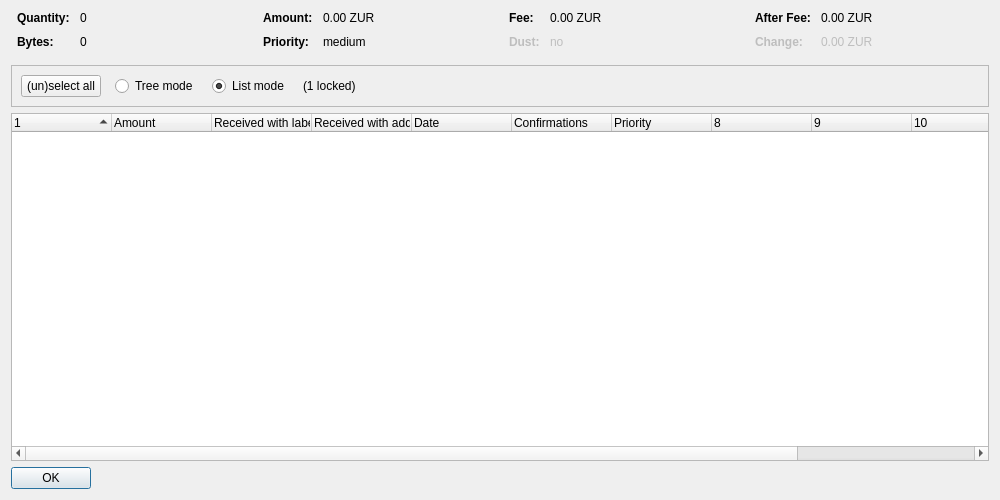
<?xml version="1.0" encoding="UTF-8"?>
<ui version="4.0">
 <class>CoinControlDialog</class>
 <widget class="QDialog" name="CoinControlDialog">
  <property name="geometry">
   <rect>
    <x>0</x>
    <y>0</y>
    <width>1000</width>
    <height>500</height>
   </rect>
  </property>
  <property name="windowTitle">
   <string>Coin Selection</string>
  </property>
  <layout class="QVBoxLayout" name="verticalLayout">
   <item>
    <layout class="QHBoxLayout" name="horizontalLayoutTop" stretch="0,0,0,0">
     <property name="topMargin">
      <number>0</number>
     </property>
     <property name="bottomMargin">
      <number>10</number>
     </property>
     <item>
      <layout class="QFormLayout" name="formLayoutCoinControl1">
       <property name="horizontalSpacing">
        <number>10</number>
       </property>
       <property name="verticalSpacing">
        <number>10</number>
       </property>
       <property name="leftMargin">
        <number>6</number>
       </property>
       <property name="rightMargin">
        <number>6</number>
       </property>
       <item row="0" column="0">
        <widget class="QLabel" name="labelCoinControlQuantityText">
         <property name="font">
          <font>
           <weight>75</weight>
           <bold>true</bold>
          </font>
         </property>
         <property name="text">
          <string>Quantity:</string>
         </property>
        </widget>
       </item>
       <item row="0" column="1">
        <widget class="QLabel" name="labelCoinControlQuantity">
         <property name="cursor">
          <cursorShape>IBeamCursor</cursorShape>
         </property>
         <property name="contextMenuPolicy">
          <enum>Qt::ActionsContextMenu</enum>
         </property>
         <property name="text">
          <string notr="true">0</string>
         </property>
         <property name="textInteractionFlags">
          <set>Qt::LinksAccessibleByMouse|Qt::TextSelectableByKeyboard|Qt::TextSelectableByMouse</set>
         </property>
        </widget>
       </item>
       <item row="1" column="0">
        <widget class="QLabel" name="labelCoinControlBytesText">
         <property name="font">
          <font>
           <weight>75</weight>
           <bold>true</bold>
          </font>
         </property>
         <property name="text">
          <string>Bytes:</string>
         </property>
        </widget>
       </item>
       <item row="1" column="1">
        <widget class="QLabel" name="labelCoinControlBytes">
         <property name="cursor">
          <cursorShape>IBeamCursor</cursorShape>
         </property>
         <property name="contextMenuPolicy">
          <enum>Qt::ActionsContextMenu</enum>
         </property>
         <property name="text">
          <string notr="true">0</string>
         </property>
         <property name="textInteractionFlags">
          <set>Qt::LinksAccessibleByMouse|Qt::TextSelectableByKeyboard|Qt::TextSelectableByMouse</set>
         </property>
        </widget>
       </item>
      </layout>
     </item>
     <item>
      <layout class="QFormLayout" name="formLayoutCoinControl2">
       <property name="horizontalSpacing">
        <number>10</number>
       </property>
       <property name="verticalSpacing">
        <number>10</number>
       </property>
       <property name="leftMargin">
        <number>6</number>
       </property>
       <property name="rightMargin">
        <number>6</number>
       </property>
       <item row="0" column="0">
        <widget class="QLabel" name="labelCoinControlAmountText">
         <property name="font">
          <font>
           <weight>75</weight>
           <bold>true</bold>
          </font>
         </property>
         <property name="text">
          <string>Amount:</string>
         </property>
        </widget>
       </item>
       <item row="0" column="1">
        <widget class="QLabel" name="labelCoinControlAmount">
         <property name="cursor">
          <cursorShape>IBeamCursor</cursorShape>
         </property>
         <property name="contextMenuPolicy">
          <enum>Qt::ActionsContextMenu</enum>
         </property>
         <property name="text">
          <string notr="true">0.00 ZUR</string>
         </property>
         <property name="textInteractionFlags">
          <set>Qt::LinksAccessibleByMouse|Qt::TextSelectableByKeyboard|Qt::TextSelectableByMouse</set>
         </property>
        </widget>
       </item>
       <item row="1" column="0">
        <widget class="QLabel" name="labelCoinControlPriorityText">
         <property name="font">
          <font>
           <weight>75</weight>
           <bold>true</bold>
          </font>
         </property>
         <property name="text">
          <string>Priority:</string>
         </property>
        </widget>
       </item>
       <item row="1" column="1">
        <widget class="QLabel" name="labelCoinControlPriority">
         <property name="cursor">
          <cursorShape>IBeamCursor</cursorShape>
         </property>
         <property name="contextMenuPolicy">
          <enum>Qt::ActionsContextMenu</enum>
         </property>
         <property name="text">
          <string notr="true">medium</string>
         </property>
         <property name="textInteractionFlags">
          <set>Qt::LinksAccessibleByMouse|Qt::TextSelectableByKeyboard|Qt::TextSelectableByMouse</set>
         </property>
        </widget>
       </item>
      </layout>
     </item>
     <item>
      <layout class="QFormLayout" name="formLayoutCoinControl3">
       <property name="horizontalSpacing">
        <number>10</number>
       </property>
       <property name="verticalSpacing">
        <number>10</number>
       </property>
       <property name="leftMargin">
        <number>6</number>
       </property>
       <property name="rightMargin">
        <number>6</number>
       </property>
       <item row="0" column="0">
        <widget class="QLabel" name="labelCoinControlFeeText">
         <property name="font">
          <font>
           <weight>75</weight>
           <bold>true</bold>
          </font>
         </property>
         <property name="text">
          <string>Fee:</string>
         </property>
        </widget>
       </item>
       <item row="0" column="1">
        <widget class="QLabel" name="labelCoinControlFee">
         <property name="cursor">
          <cursorShape>IBeamCursor</cursorShape>
         </property>
         <property name="contextMenuPolicy">
          <enum>Qt::ActionsContextMenu</enum>
         </property>
         <property name="text">
          <string notr="true">0.00 ZUR</string>
         </property>
         <property name="textInteractionFlags">
          <set>Qt::LinksAccessibleByMouse|Qt::TextSelectableByKeyboard|Qt::TextSelectableByMouse</set>
         </property>
        </widget>
       </item>
       <item row="1" column="0">
        <widget class="QLabel" name="labelCoinControlLowOutputText">
         <property name="enabled">
          <bool>false</bool>
         </property>
         <property name="font">
          <font>
           <weight>75</weight>
           <bold>true</bold>
          </font>
         </property>
         <property name="text">
          <string>Dust:</string>
         </property>
        </widget>
       </item>
       <item row="1" column="1">
        <widget class="QLabel" name="labelCoinControlLowOutput">
         <property name="enabled">
          <bool>false</bool>
         </property>
         <property name="cursor">
          <cursorShape>IBeamCursor</cursorShape>
         </property>
         <property name="contextMenuPolicy">
          <enum>Qt::ActionsContextMenu</enum>
         </property>
         <property name="text">
          <string notr="true">no</string>
         </property>
         <property name="textInteractionFlags">
          <set>Qt::LinksAccessibleByMouse|Qt::TextSelectableByKeyboard|Qt::TextSelectableByMouse</set>
         </property>
        </widget>
       </item>
      </layout>
     </item>
     <item>
      <layout class="QFormLayout" name="formLayoutCoinControl4">
       <property name="horizontalSpacing">
        <number>10</number>
       </property>
       <property name="verticalSpacing">
        <number>10</number>
       </property>
       <property name="leftMargin">
        <number>6</number>
       </property>
       <property name="rightMargin">
        <number>6</number>
       </property>
       <item row="0" column="0">
        <widget class="QLabel" name="labelCoinControlAfterFeeText">
         <property name="font">
          <font>
           <weight>75</weight>
           <bold>true</bold>
          </font>
         </property>
         <property name="text">
          <string>After Fee:</string>
         </property>
        </widget>
       </item>
       <item row="0" column="1">
        <widget class="QLabel" name="labelCoinControlAfterFee">
         <property name="cursor">
          <cursorShape>IBeamCursor</cursorShape>
         </property>
         <property name="contextMenuPolicy">
          <enum>Qt::ActionsContextMenu</enum>
         </property>
         <property name="text">
          <string notr="true">0.00 ZUR</string>
         </property>
         <property name="textInteractionFlags">
          <set>Qt::LinksAccessibleByMouse|Qt::TextSelectableByKeyboard|Qt::TextSelectableByMouse</set>
         </property>
        </widget>
       </item>
       <item row="1" column="0">
        <widget class="QLabel" name="labelCoinControlChangeText">
         <property name="enabled">
          <bool>false</bool>
         </property>
         <property name="font">
          <font>
           <weight>75</weight>
           <bold>true</bold>
          </font>
         </property>
         <property name="text">
          <string>Change:</string>
         </property>
        </widget>
       </item>
       <item row="1" column="1">
        <widget class="QLabel" name="labelCoinControlChange">
         <property name="enabled">
          <bool>false</bool>
         </property>
         <property name="cursor">
          <cursorShape>IBeamCursor</cursorShape>
         </property>
         <property name="contextMenuPolicy">
          <enum>Qt::ActionsContextMenu</enum>
         </property>
         <property name="text">
          <string notr="true">0.00 ZUR</string>
         </property>
         <property name="textInteractionFlags">
          <set>Qt::LinksAccessibleByMouse|Qt::TextSelectableByKeyboard|Qt::TextSelectableByMouse</set>
         </property>
        </widget>
       </item>
      </layout>
     </item>
    </layout>
   </item>
   <item>
    <widget class="QFrame" name="frame">
     <property name="minimumSize">
      <size>
       <width>0</width>
       <height>40</height>
      </size>
     </property>
     <property name="frameShape">
      <enum>QFrame::StyledPanel</enum>
     </property>
     <property name="frameShadow">
      <enum>QFrame::Sunken</enum>
     </property>
     <layout class="QHBoxLayout" name="horizontalLayout">
      <item>
       <layout class="QHBoxLayout" name="horizontalLayoutPanel" stretch="0,0,0,0,0">
        <property name="spacing">
         <number>14</number>
        </property>
        <item>
         <widget class="QPushButton" name="pushButtonSelectAll">
          <property name="sizePolicy">
           <sizepolicy hsizetype="Maximum" vsizetype="Fixed">
            <horstretch>0</horstretch>
            <verstretch>0</verstretch>
           </sizepolicy>
          </property>
          <property name="text">
           <string>(un)select all</string>
          </property>
          <property name="autoDefault">
           <bool>false</bool>
          </property>
         </widget>
        </item>
        <item>
         <widget class="QRadioButton" name="radioTreeMode">
          <property name="sizePolicy">
           <sizepolicy hsizetype="Maximum" vsizetype="Fixed">
            <horstretch>0</horstretch>
            <verstretch>0</verstretch>
           </sizepolicy>
          </property>
          <property name="text">
           <string>Tree mode</string>
          </property>
         </widget>
        </item>
        <item>
         <widget class="QRadioButton" name="radioListMode">
          <property name="sizePolicy">
           <sizepolicy hsizetype="Maximum" vsizetype="Fixed">
            <horstretch>0</horstretch>
            <verstretch>0</verstretch>
           </sizepolicy>
          </property>
          <property name="text">
           <string>List mode</string>
          </property>
          <property name="checked">
           <bool>true</bool>
          </property>
         </widget>
        </item>
        <item>
         <widget class="QLabel" name="labelLocked">
          <property name="text">
           <string notr="true">(1 locked)</string>
          </property>
         </widget>
        </item>
        <item>
         <spacer name="horizontalSpacer">
          <property name="orientation">
           <enum>Qt::Horizontal</enum>
          </property>
          <property name="sizeHint" stdset="0">
           <size>
            <width>40</width>
            <height>20</height>
           </size>
          </property>
         </spacer>
        </item>
       </layout>
      </item>
     </layout>
    </widget>
   </item>
   <item>
    <widget class="CoinControlTreeWidget" name="treeWidget">
     <property name="contextMenuPolicy">
      <enum>Qt::CustomContextMenu</enum>
     </property>
     <property name="sortingEnabled">
      <bool>false</bool>
     </property>
     <property name="columnCount">
      <number>12</number>
     </property>
     <attribute name="headerShowSortIndicator" stdset="0">
      <bool>true</bool>
     </attribute>
     <attribute name="headerStretchLastSection">
      <bool>false</bool>
     </attribute>
     <column>
      <property name="text">
       <string/>
      </property>
     </column>
     <column>
      <property name="text">
       <string>Amount</string>
      </property>
     </column>
     <column>
      <property name="text">
       <string>Received with label</string>
      </property>
     </column>
     <column>
      <property name="text">
       <string>Received with address</string>
      </property>
     </column>
     <column>
      <property name="text">
       <string>Date</string>
      </property>
     </column>
     <column>
      <property name="text">
       <string>Confirmations</string>
      </property>
      <property name="toolTip">
       <string>Confirmed</string>
      </property>
     </column>
     <column>
      <property name="text">
       <string>Priority</string>
      </property>
     </column>
     <column>
      <property name="text">
       <string/>
      </property>
     </column>
     <column>
      <property name="text">
       <string/>
      </property>
     </column>
     <column>
      <property name="text">
       <string/>
      </property>
     </column>
     <column>
      <property name="text">
       <string/>
      </property>
     </column>
     <column>
      <property name="text">
       <string/>
      </property>
     </column>
    </widget>
   </item>
   <item>
    <widget class="QDialogButtonBox" name="buttonBox">
     <property name="sizePolicy">
      <sizepolicy hsizetype="Maximum" vsizetype="Fixed">
       <horstretch>0</horstretch>
       <verstretch>0</verstretch>
      </sizepolicy>
     </property>
     <property name="orientation">
      <enum>Qt::Horizontal</enum>
     </property>
     <property name="standardButtons">
      <set>QDialogButtonBox::Ok</set>
     </property>
    </widget>
   </item>
  </layout>
 </widget>
 <customwidgets>
  <customwidget>
   <class>CoinControlTreeWidget</class>
   <extends>QTreeWidget</extends>
   <header>coincontroltreewidget.h</header>
  </customwidget>
 </customwidgets>
 <resources/>
 <connections/>
</ui>
